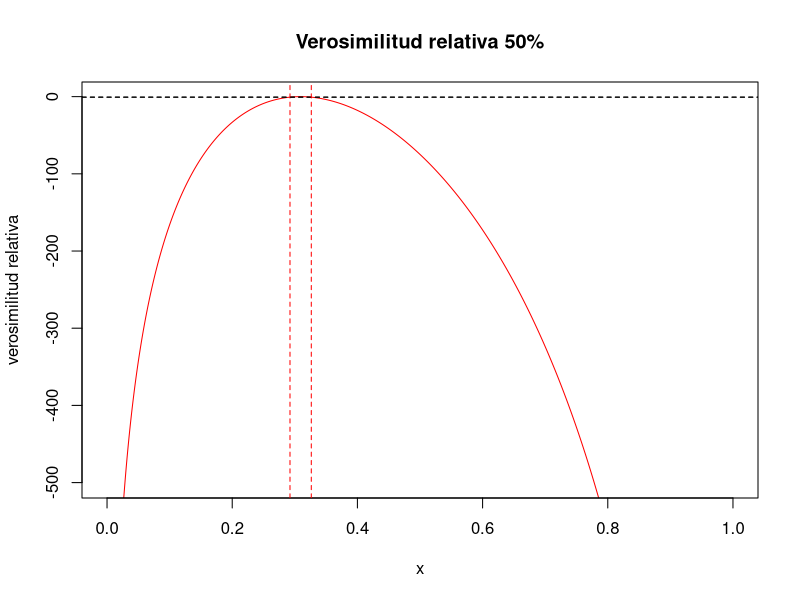
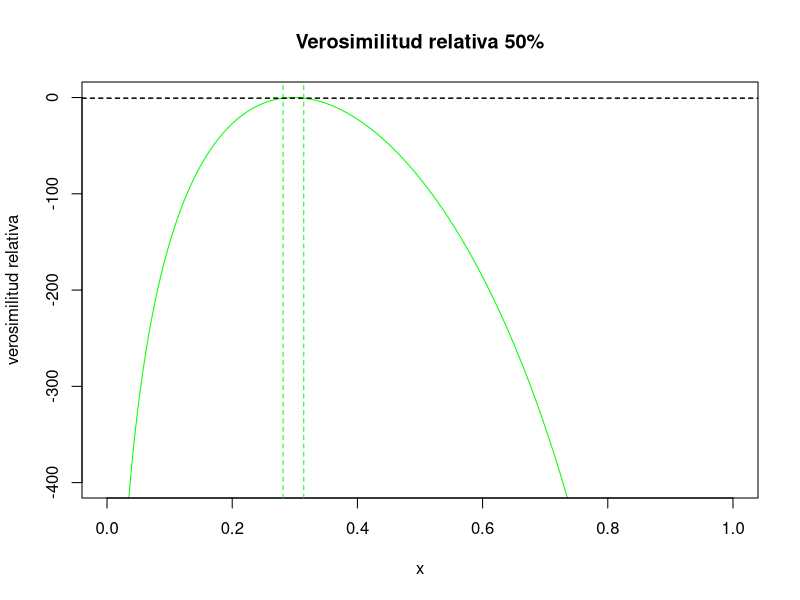
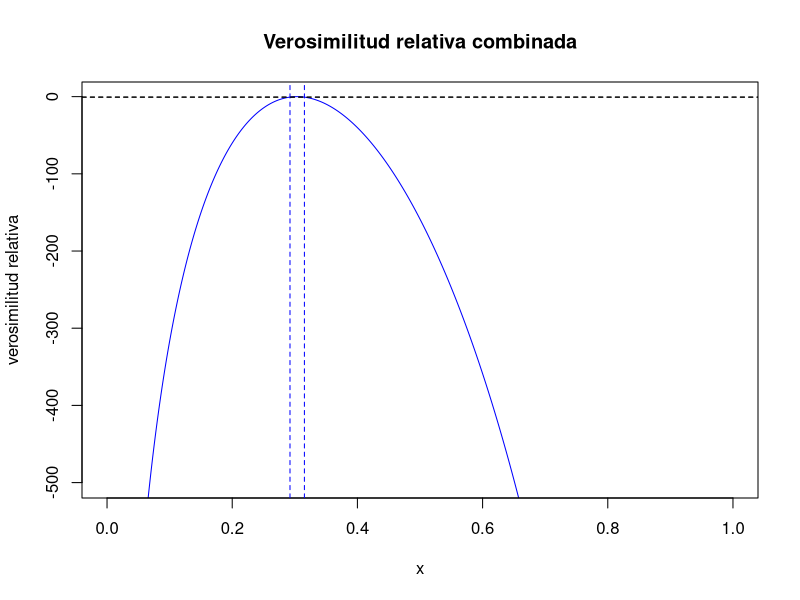
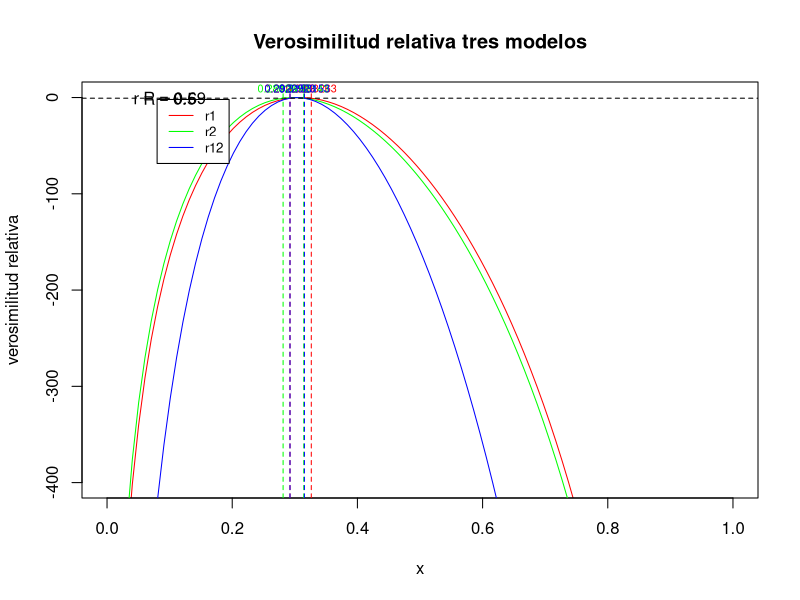

Here is the R script that generated these plots, in order:

# Encuentre la función de logverosimilitud relativa 1 (r_1) ---------------
r1=function(tetha1){(309*log(tetha1)+691*log(1-tetha1))+618.2982}

x=seq(0, 1, length.out = 1000)
valores_en_intervalo_r1=x[which(r1(x)>(-0.69))] #50 porciento

min_arg_r1=valores_en_intervalo_r1[which.min(valores_en_intervalo_r1)]
min_r1=r1(min_arg_r1)
max_arg_r1=valores_en_intervalo_r1[which.max(valores_en_intervalo_r1)]
max_r1=r1(max_arg_r1)
plot(x,r1(x), xlim = c(0,1), ylim = c(-500 ,-1),
     col="red", lty=1, type = "l", ylab = "verosimilitud relativa", 
     main = "Verosimilitud relativa 50%")
abline(h=min_r1, lty=2)
abline(v=min_arg_r1, lty=2, col="red")
abline(h=max_r1, lty=2)
abline(v=max_arg_r1, lty=2, col="red")

#cuente la cantidad de exitos, con esta información construya (r_2)----------
r2=function(tetha2){298*log(tetha2)+702*log(1-tetha2)+609.16}
x=seq(0, 1, length.out = 1000)
valores_en_intervalo_r2=x[which(r2(x)>(-0.69))]
min_arg_r2=valores_en_intervalo_r2[which.min(valores_en_intervalo_r2)]
min_r2=r2(min_arg_r2)
max_arg_r2=valores_en_intervalo_r2[which.max(valores_en_intervalo_r2)]
max_r2=r2(max_arg_r2)
plot(x,r2(x), xlim = c(0,1), ylim = c(-400,0.15),col="green", lty=1, type = "l",
     ylab = "verosimilitud relativa", main = "Verosimilitud relativa 50%")
abline(h=min_r2, lty=2)
abline(v=min_arg_r2, lty=2, col="green")
abline(h=max_r2, lty=2)
abline(v=max_arg_r2, lty=2, col="green")

#Luego construya una logverosimilitud relativa combinada r 
l12=function(tetha){(309+298)*log(tetha)+(2000-309-298)*log(1-tetha)}
r12=function(tetha){l12(tetha)+1227.601}

#Grafique 1,2,3. Para esto use el código que les compartí.
# para que valores r12 es igual a -------------------------------------------
x=seq(0, 1, length.out = 1000)
valores_en_intervalo_r12=x[which(r12(x)>(-0.69))]
min_arg_r12=valores_en_intervalo_r12[which.min(valores_en_intervalo_r12)]
min_r12=r12(min_arg_r12)
max_arg_r12=valores_en_intervalo_r12[which.max(valores_en_intervalo_r12)]
max_r12=r12(max_arg_r12)
plot(x,r12(x), xlim = c(0,1), ylim = c(-500,-1),col="blue", lty=1, type = "l", ylab = "verosimilitud relativa", main = "Verosimilitud relativa combinada")
abline(h=min_r12, lty=2)
abline(v=min_arg_r12, lty=2, col="blue")
abline(h=max_r12, lty=2)
abline(v=max_arg_r12, lty=2, col="blue")

x=seq(0,1, length.out = 100)

plot(x,r1(x), xlim = c(0,1), ylim = c(-400,0.15),col="red", lty=1, type = "l", ylab = "verosimilitud relativa", main = "Verosimilitud relativa tres modelos")
lines(x,r2(x), xlim = c(0,1), ylim = c(-400,0.15),col="green", lty=1, type = "l", add=TRUE)
lines(x,r12(x), xlim = c(0,1), ylim = c(-400,0.15),col="blue", lty=1, type = "l", add=TRUE)
legend(0.08, -2, legend=c("r1", "r2", "r12"),
       col=c("red", "green", "blue"), lty=1, cex=0.8)
abline(h=-0.69, lty=2)
abline(v=0.2922923, lty=2, col="red")
abline(v=0.3263263, lty=2, col="red")
abline(v= 0.2812813, lty=2, col="green")
abline(v= 0.3143143, lty=2, col="green")
abline(v=0.2922923, lty=2, col="blue")
abline(v=0.3153153, lty=2, col="blue")
text(0.2922923, -5.1, expression(0.2922923), col="red",cex=0.65, pos=3)
text(0.3263263, -5.1, expression(0.3263263), col="red", cex=0.65, pos=3)
text(0.2812813, -5.1, expression(0.2812813), col="green", cex=0.65, pos=3)
text(0.3143143, -5.1, expression(0.3143143), col="green", cex=0.65, pos=3)
text(0.2922923, -5.1, expression(0.2922923), col="blue", cex=0.65, pos=3)
text(0.3153153, -5.1, expression(0.3153153), col="blue", cex=0.65, pos=3)
text(0.1, -0.69, expression(R==0.5, r==-0.69))


